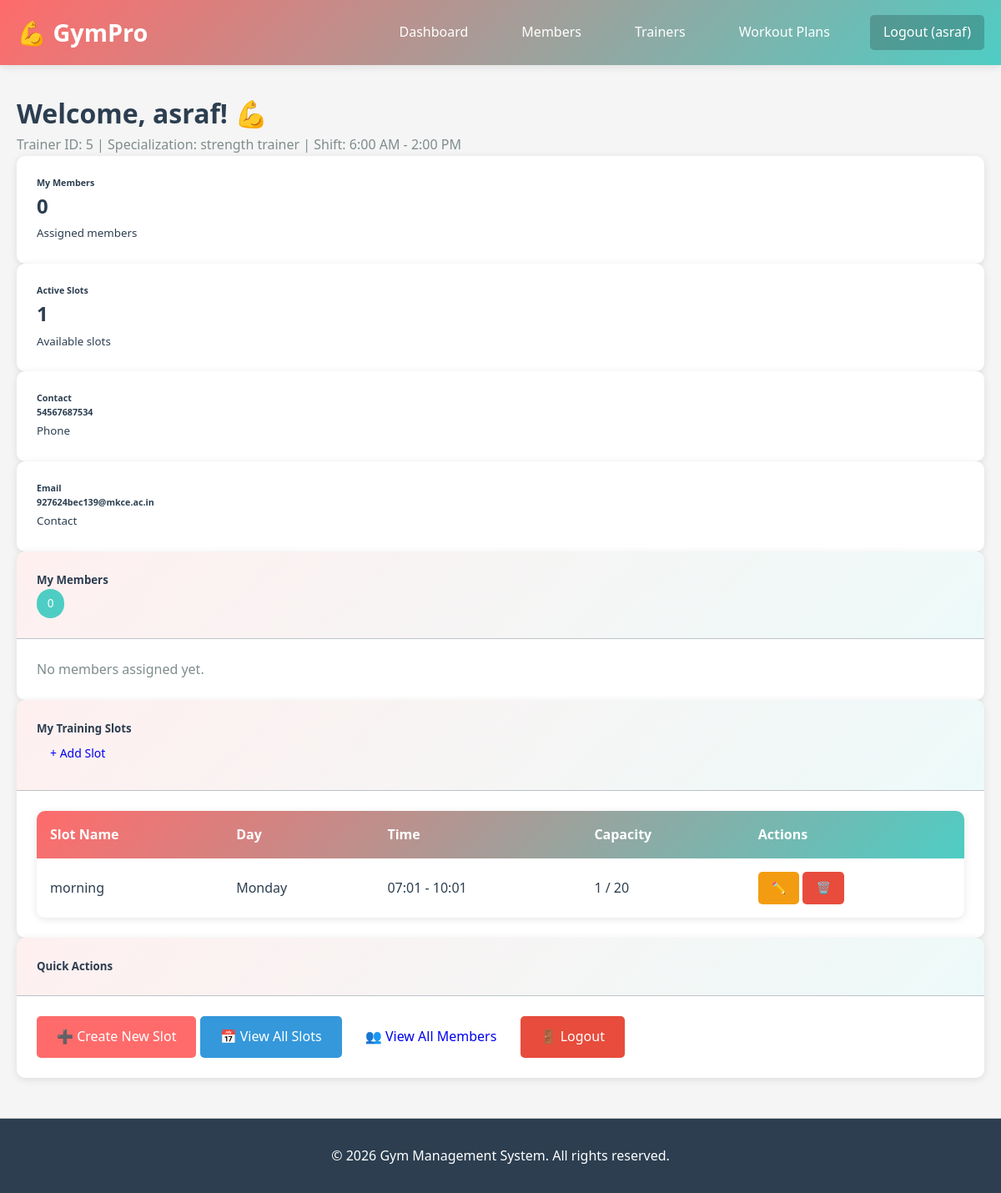
The page /trainer/dashboard (signed in) on the database its author committed.
### app.py (models this page shows)
class Trainer(db.Model):
    __tablename__ = 'trainer'
    trainer_id = db.Column(db.Integer, primary_key=True)
    name = db.Column(db.String(100), nullable=False)
    specialization = db.Column(db.String(100), nullable=False)
    contact_no = db.Column(db.String(15), nullable=False)
    shift_time = db.Column(db.String(50), nullable=False)
    email = db.Column(db.String(100), unique=True)
    created_at = db.Column(db.DateTime, default=datetime.utcnow)
    members = db.relationship('Member', backref='trainer', lazy=True)

class Slot(db.Model):
    __tablename__ = 'slot'
    slot_id = db.Column(db.Integer, primary_key=True)
    slot_name = db.Column(db.String(100), nullable=False)
    trainer_id = db.Column(db.Integer, db.ForeignKey('trainer.trainer_id'), nullable=False)
    day_of_week = db.Column(db.String(20), nullable=False)  # Monday, Tuesday, etc.
    start_time = db.Column(db.String(10), nullable=False)  # HH:MM format
    end_time = db.Column(db.String(10), nullable=False)
    capacity = db.Column(db.Integer, default=20)
    description = db.Column(db.String(300))
    created_at = db.Column(db.DateTime, default=datetime.utcnow)
    trainer = db.relationship('Trainer', backref='slots')
    bookings = db.relationship('Booking', backref='slot', lazy=True, cascade='all, delete-orphan')

### app.py (the view)
@app.route('/trainer/dashboard')
def trainer_dashboard():
    if 'trainer_id' not in session:
        return redirect(url_for('login'))
    trainer = Trainer.query.get_or_404(session.get('trainer_id'))
    members = Member.query.filter_by(trainer_id=trainer.trainer_id).all()
    slots = Slot.query.filter_by(trainer_id=trainer.trainer_id).all()
    recent_attendance = Attendance.query.filter_by(member_id=Member.member_id).order_by(Attendance.date.desc()).limit(10).all()
    return render_template('trainer_dashboard.html',
                         trainer=trainer,
                         members=members,
                         slots=slots,
                         recent_attendance=recent_attendance)

### templates/trainer_dashboard.html (shortened to what this page needs)
{% extends "base.html" %}
{% block content %}
<div class="container-fluid mt-4">
    <div class="row mb-4">
        <div class="col-md-12">
            <h1 class="display-5">Welcome, {{ trainer.name }}! 💪</h1>
            <p class="text-muted">Trainer ID: {{ trainer.trainer_id }} | Specialization: {{ trainer.specialization }} | Shift: {{ trainer.shift_time }}</p>
        </div>
    </div>
    <div class="row mb-4">
        <div class="col-md-3">
            <div class="card bg-primary text-white">
                <div class="card-body">
                    <h6 class="card-title">My Members</h6>
                    <h2>{{ members|length }}</h2>
                    <small>Assigned members</small>
                </div>
            </div>
        </div>
        <div class="col-md-3">
            <div class="card bg-success text-white">
                <div class="card-body">
                    <h6 class="card-title">Active Slots</h6>
                    <h2>{{ slots|length }}</h2>
                    <small>Available slots</small>
                </div>
            </div>
        </div>
        <div class="col-md-3">
            <div class="card bg-info text-white">
                <div class="card-body">
                    <h6 class="card-title">Contact</h6>
                    <h6>{{ trainer.contact_no }}</h6>
                    <small>Phone</small>
                </div>
            </div>
        </div>
        <div class="col-md-3">
            <div class="card bg-warning text-white">
                <div class="card-body">
                    <h6 class="card-title">Email</h6>
                    <h6>{{ trainer.email }}</h6>
                    <small>Contact</small>
                </div>
            </div>
        </div>
    </div>
    <div class="row">
        <div class="col-md-6 mb-4">
            <div class="card">
                <div class="card-header bg-primary text-white d-flex justify-content-between align-items-center">
                    <h5 class="mb-0">My Members</h5>
                    <span class="badge bg-light text-primary">{{ members|length }}</span>
                </div>
                <div class="card-body">
                    {% if members %}
                        <div class="table-responsive">
                            <table class="table table-hover">
                                <thead>
                                    <tr>
                                        <th>Name</th>
                                        <th>Goal</th>
                                        <th>Actions</th>
                                    </tr>
                                </thead>
                                <tbody>
                                    {% for member in members %}
                                        <tr>
                                            <td>{{ member.name }}</td>
                                            <td>{{ member.goal }}</td>
                                            <td>
                                                <a href="{{ url_for('trainer_add_attendance', member_id=member.member_id) }}" class="btn btn-sm btn-info" title="Mark Attendance">📋</a>
                                                <a href="{{ url_for('trainer_assign_diet', member_id=member.member_id) }}" class="btn btn-sm btn-success" title="Assign Diet">🍎</a>
                                            </td>
                                        </tr>
                                    {% endfor %}
                                </tbody>
                            </table>
                        </div>
                    {% else %}
                        <p class="text-muted">No members assigned yet.</p>
                    {% endif %}
                </div>
            </div>
        </div>
        <div class="col-md-6 mb-4">
            <div class="card">
                <div class="card-header bg-success text-white d-flex justify-content-between align-items-center">
                    <h5 class="mb-0">My Training Slots</h5>
                    <a href="{{ url_for('add_slot') }}" class="btn btn-sm btn-light">+ Add Slot</a>
                </div>
                <div class="card-body">
                    {% if slots %}
                        <div class="table-responsive">
                            <table class="table table-hover">
                                <thead>
                                    <tr>
                                        <th>Slot Name</th>
                                        <th>Day</th>
                                        <th>Time</th>
                                        <th>Capacity</th>
                                        <th>Actions</th>
                                    </tr>
                                </thead>
                                <tbody>
                                    {% for slot in slots %}
                                        <tr>
                                            <td>{{ slot.slot_name }}</td>
                                            <td>{{ slot.day_of_week }}</td>
                                            <td>{{ slot.start_time }} - {{ slot.end_time }}</td>
                                            <td>{{ slot.bookings|length }} / {{ slot.capacity }}</td>
                                            <td>
                                                <a href="{{ url_for('edit_slot', slot_id=slot.slot_id) }}" class="btn btn-sm btn-warning">✏️</a>
                                                <a href="{{ url_for('delete_slot', slot_id=slot.slot_id) }}" class="btn btn-sm btn-danger" onclick="return confirm('Delete this slot?');">🗑️</a>
                                            </td>
                                        </tr>
                                    {% endfor %}
                                </tbody>
                            </table>
                        </div>
                    {% else %}
                        <p class="text-muted text-center py-3">No slots created yet.</p>
                    {% endif %}
                </div>
            </div>
        </div>
    </div>
    <div class="row">
        <div class="col-md-12">
            <div class="card">
                <div class="card-header bg-secondary text-white">
                    <h5 class="mb-0">Quick Actions</h5>
                </div>
                <div class="card-body">
                    <a href="{{ url_for('add_slot') }}" class="btn btn-primary me-2">➕ Create New Slot</a>
                    <a href="{{ url_for('slots_list') }}" class="btn btn-info me-2">📅 View All Slots</a>
                    <a href="{{ url_for('members_list') }}" class="btn btn-success me-2">👥 View All Members</a>
                    <a href="{{ url_for('logout') }}" class="btn btn-danger">🚪 Logout</a>
                </div>
            </div>
        </div>
    </div>
</div>
{% endblock %}

### templates/base.html (shortened to what this page needs)
<!DOCTYPE html>
<html lang="en">
<head>
    <link rel="stylesheet" href="{{ url_for('static', filename='css/style.css') }}">
</head>
<body>
    <nav class="navbar">
        <div class="navbar-container">
            <div class="logo">💪 GymPro</div>
            {% if session.get('admin_id') %}
            <div class="nav-links">
                <a href="{{ url_for('admin_dashboard') }}" class="nav-link">Dashboard</a>
                <a href="{{ url_for('members_list') }}" class="nav-link">Members</a>
                <a href="{{ url_for('trainers_list') }}" class="nav-link">Trainers</a>
                <a href="{{ url_for('workout_plans_list') }}" class="nav-link">Workout Plans</a>
                <a href="{{ url_for('logout') }}" class="nav-link logout">Logout ({{ session.get('admin_name') }})</a>
            </div>
            {% endif %}
        </div>
    </nav>
    <div class="container">
        {% block content %}{% endblock %}
    </div>
    <footer class="footer">
        <p>&copy; 2026 Gym Management System. All rights reserved.</p>
    </footer>
</body>
</html>

### static/css/style.css (style rules this page uses)
* { margin: 0; padding: 0; box-sizing: border-box; }
:root { --primary-color: #FF6B6B; --secondary-color: #4ECDC4; --dark-color: #2C3E50; --light-color: #ECF0F1; --success-color: #27AE60; --warning-color: #F39C12; --danger-color: #E74C3C; --info-color: #3498DB; --text-color: #2C3E50; --border-color: #BDC3C7; --shadow: 0 2px 10px rgba(0,0,0,0.1); --transition: all 0.3s ease; }
html, body { font-family: 'Segoe UI', Tahoma, Geneva, Verdana, sans-serif; background-color: #f5f5f5; color: var(--text-color); line-height: 1.6; }
.navbar { background: linear-gradient(135deg, var(--primary-color), var(--secondary-color)); padding: 1rem 0; box-shadow: var(--shadow); position: sticky; top: 0; z-index: 100; }
.navbar-container { max-width: 1200px; margin: 0 auto; padding: 0 20px; display: flex; justify-content: space-between; align-items: center; }
.logo { font-size: 1.8rem; font-weight: bold; color: white; text-decoration: none; }
.nav-links { display: flex; gap: 2rem; align-items: center; }
.nav-link { color: white; text-decoration: none; font-weight: 500; transition: var(--transition); padding: 0.5rem 1rem; border-radius: 5px; }
.nav-link.logout { background-color: rgba(0,0,0,0.2); }
.container { max-width: 1200px; margin: 2rem auto; padding: 0 20px; min-height: calc(100vh - 200px); }
.btn { display: inline-block; padding: 0.75rem 1.5rem; font-size: 1rem; border: none; border-radius: 5px; cursor: pointer; text-decoration: none; transition: var(--transition); font-weight: 500; text-align: center; white-space: nowrap; }
.btn-primary { background-color: var(--primary-color); color: white; }
.btn-warning { background-color: var(--warning-color); color: white; }
.btn-danger { background-color: var(--danger-color); color: white; }
.btn-info { background-color: var(--info-color); color: white; }
.btn-sm { padding: 0.5rem 1rem; font-size: 0.875rem; }
.table-responsive { overflow-x: auto; background: white; border-radius: 10px; box-shadow: var(--shadow); }
.table { width: 100%; border-collapse: collapse; background: white; }
.table thead { background: linear-gradient(135deg, var(--primary-color), var(--secondary-color)); color: white; }
.table thead th { padding: 1rem; text-align: left; font-weight: 600; }
.table tbody td { padding: 1rem; border-bottom: 1px solid var(--border-color); }
.table tbody tr:last-child td { border-bottom: none; }
.card { background: white; border-radius: 10px; box-shadow: var(--shadow); overflow: hidden; transition: var(--transition); }
.card-header { padding: 1.5rem; border-bottom: 1px solid var(--border-color); background: linear-gradient(135deg, rgba(255,107,107,0.1), rgba(78,205,196,0.1)); }
.card-body { padding: 1.5rem; }
.badge { display: inline-block; padding: 0.4rem 0.8rem; background-color: var(--secondary-color); color: white; border-radius: 20px; font-size: 0.85rem; font-weight: 500; }
.text-muted { color: #7f8c8d; }
.footer { background: var(--dark-color); color: white; text-align: center; padding: 2rem; margin-top: 3rem; border-top: 1px solid var(--border-color); }

### rows shown on the page
Trainer: get "asraf", name "asraf", trainer_id "5", specialization "strength trainer", shift_time "6:00 AM - 2:00 PM", contact_no "54567687534", email "927624bec139@mkce.ac.in"
Slot: slot_name "morning", day_of_week "Monday", start_time "07:01", end_time "10:01", bookings|length "1", capacity "20"

### other values the page prints
{{ members|length }} "0"
{{ slots|length }} "1"
